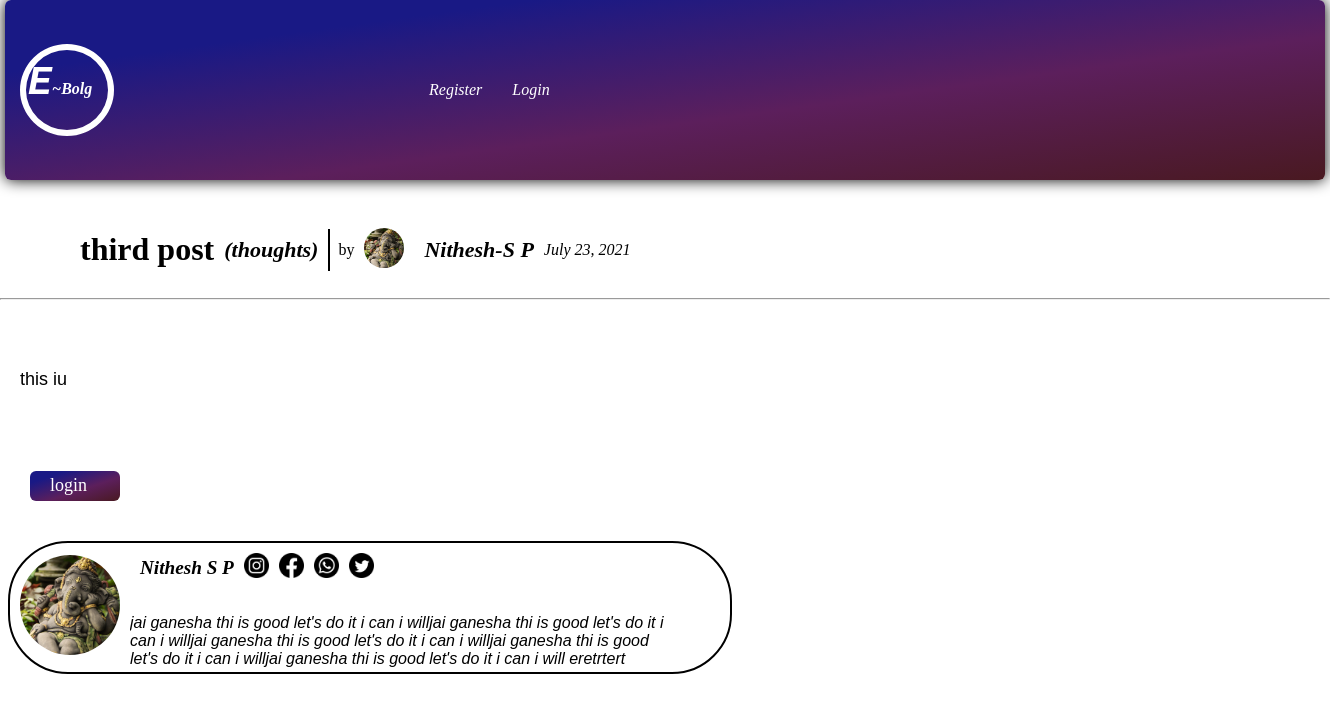
Screenshot of /post/2 with the database file from the repository.
### myeblog/models.py (models this page shows, shortened)
class Post(models.Model):
    title = models.CharField(max_length=200)
    header_image = models.ImageField(blank=True, null=True,upload_to='images/')
    title_tag = models.CharField(max_length=200,default="blog.god")
    author = models.ForeignKey(User, on_delete=models.CASCADE)
    body = models.TextField()
    post_date = models.DateField(auto_now_add=True)
    category = models.ForeignKey(Category, on_delete=models.CASCADE)
    snippet =models.CharField(max_length=200,default="this is world")
    likes = models.ManyToManyField(User,related_name='blog_post')
    def total_likes(self):
        return self.likes.count()

class Category(models.Model):
    name =  models.CharField(max_length=200)
    def __str__(self):
       return self.name

class Profile(models.Model):
    user = models.OneToOneField(User,null=True,on_delete=models.CASCADE)
    bio = models.TextField()
    profile_pic = models.ImageField(blank=True, null=True, upload_to='images/profile/')
    website_url = models.CharField(max_length=200,null=True,blank=True,default=None)
    whatsapp_url = models.CharField(max_length=200,null=True,blank=True,default=None)
    facebook_url = models.CharField(max_length=200,null=True,blank=True,default=None)
    insta_url = models.CharField(max_length=200,null=True,blank=True,default=None)
    twitter_url = models.CharField(max_length=200,null=True,blank=True,default=None)

### myeblog/views.py (the view)
# urls.py: path('post/<int:pk>',views.Post_Detail_view.as_view(),name='detail_view'),
class Post_Detail_view(DetailView):
    model = Post
    template_name = 'detail.html'
    def get_context_data(self,*args,**kwargs):
        context = super( Post_Detail_view,self).get_context_data()
        stuff = get_object_or_404(Post,id=self.kwargs['pk'])
        total_likes = stuff.total_likes()
        liked = False
        if stuff.likes.filter(id = self.request.user.id).exists():
          liked = True
        context['total_likes'] = total_likes
        context['liked'] = liked
        return context

### myeblog/templates/detail.html (shortened to what this page needs)
<!DOCTYPE html>
<html lang="en">
<head>
</head>
<body>
    {% extends 'base.html' %}
    {%  load static %}
    {% block content %}
    <div class="Title">
      <a href="{% url 'detail_view' post.pk %}" class="siders"><h1 style="font-family: 'Lucida Sans Unicode';">{{post.title}}</h1></a>
      <a href="{%  url 'category' post.category|slugify  %}" class="siders1">({{post.category}})</a>
    <div class="straight-line"></div> &nbsp; by
       {% if post.author.profile.profile_pic %}
       <a href="{% url 'show_profile' post.author.profile.id %}"><img class="siders1" src="{{ post.author.profile.profile_pic.url }}"  width="40px" height="40px" alt="" style="border-radius: 50%;"></a>
        {% else %}
        <a href="{% url 'show_profile' post.author.profile.id %}"><img class="siders1" src="{% static 'myeblog/images/default_person.jpg' %}"  width="40px" height="40px" alt="" style="border-radius: 50%;"></a>
        {% endif %}
       <p class="siders1">{{post.author.first_name}}-{{post.author.last_name}}</p>
      <span style="font-style: italic;">{{post.post_date}}</span>
    </div>
    <hr>
    <div class="detail-container">
       <br>
       <pre><p class="content">{{post.body}}</p></pre>
    </div>
    {% if user.is_authenticated %}
      {% if post.author.id == user.id %}
      <div class="botton-container">
        <a href="{% url 'post_edit' post.pk %}"><div class="botton" style="width: 100px; background: rgb(134, 22, 134);">Edit post</div></a>
        <a href="{% url 'post_delete' post.pk %}"><div class="botton" style="background-color: rgb(216, 44, 44); width: 100;">Delete post</div></a>
        {% endif %}
        <form action="{% url 'like_post' post.id %}" method="POST">
           {% csrf_token  %}
           {% if user.is_authenticated %}
             {% if liked %}
                  <button class="btn-like" type="submit" name="post_id" value="{{ post.id }}"  style=" height: 40px; width: 40px; border: 0; "><img src="{% static 'myeblog/images/instagram-red-heart3.jpg'%}" alt="" width="30px" height="30px" style=" border-radius: 50%; border: 1px solid rgb(65, 63, 63)"></button>
             {%  else %}
                  <button  class="btn-like" type="submit" name="post_id" value="{{ post.id }}"  style=" height: 40px; width: 40px; border:0; "><img src="{% static 'myeblog/images/instagram-heart.png'%}" alt="" width="30px" height="30px" style=" border-radius: 50%; border: 1px solid rgb(65, 63, 63) "></button>
             {% endif %}
           {% endif %}
       &nbsp; {{ total_likes  }} likes
        <br>
        </form>
      </div>
    {% else %}
      <a href="{% url 'login'  %}" class="botton" style="width: 70px; background: linear-gradient(to right bottom ,rgb(25, 25, 133)20%,rgb(92, 31, 92),rgb(73, 25, 33)); color: white;" >login</a>
    {% endif %}
  <div class="red">
    {% if post.author.profile.profile_pic  %}
    <a class="upper-profile-content" href="{% url 'show_profile' post.author.profile.id %}" ><img src="{{ post.author.profile.profile_pic.url }}"  width="100px" height="100px" alt="" style="border-radius: 50%;" ></a>
{% else %}
    <a class="upper-profile-content" href="{% url 'show_profile' post.author.profile.id %}" ><img src="{% static 'myeblog/images/default_person.jpg' %}"  width="100px" height="100px" alt="" style="border-radius: 50%; border: 1px solid;" ></a>
{% endif %}
    <div class="profile-container">
      <div class="upper-profile">
        <p class="upper-profile-content1">{{ post.author.first_name }}  {{ post.author.last_name }}</p>
        <a class="upper-profile-content1" href="{{ post.author.profile.insta_url }}" ><img src="{% static 'myeblog/images/instagram.png' %}" alt="" width="25px" height="25px"></a>
        <a class="upper-profile-content1" href="{{ post.author.profile.facebook_url }}" ><img src="{% static 'myeblog/images/facebook.png' %}" alt="" width="25px" height="25px"></a>
        <a class="upper-profile-content1" href="{{ post.author.profile.whatsapp_url }}" ><img src="{% static 'myeblog/images/whatsapp.png' %}" alt="" width="25px" height="25px"></a>
        <a class="upper-profile-content1" href="{{ post.author.profile.twitter_url }}" ><img src="{% static 'myeblog/images/twitter.png' %}" alt="" width="25px" height="25px"></a>
      </div>
      <div class="lowwer-profile">
        <p class="profile-bio-container">{{post.author.profile.bio}}</p>
      </div>
      </div>
  </div>
  <br>
  <br>
    {% endblock content %}

### static/myeblog/css/design.css (style rules this page uses)
body { padding: 0; margin: 0; }
.Title { display: flex; margin-left: 30px; margin-top: 30px; align-items: center ; }
.siders1 { display: inline-flex; margin-left:10px; margin-right:10px; font-weight: bold; font-style: italic; text-decoration: none; font-size:22px; color: black; }
.siders { display: inline-flex; text-decoration: none; margin-left:50px; color: black; }
.straight-line { width: 0px; height:40px; border: 1px solid black; }
.detail-container { margin: 20px; width: 1300px; display: block; overflow: hidden; }
.content { display: inline-block; align-items: center; text-align: justify; font-size: large; font-weight:normal; font-family: Arial, "Helvetica Neue", Helvetica, sans-serif; }
a { text-decoration: none; }
.botton { border-radius: 6px; display: inline-flex; height: 30px; width: 130px; margin: 30px; font-size: large; background: rgb(134, 219, 134); align-items: center; padding-left:20px ; color:black; }
.profile-container { margin-top: 25px; margin-left: 10px; height: 104px; width: 550px; }
.upper-profile { display: flex; align-items: center; position: relative; bottom: 30px; }
.upper-profile-content1 { margin-left: 10px; font-style: italic; font-weight: bold; font-size: larger; }
.upper-profile-content { margin-left: 10px; }
.red { margin-top: 10px; margin-left: 8px; display: flex; align-items: center; border: 2px solid black; width: 720px; border-radius: 60px; }
.lowwer-profile { display: flex; align-items: center; position: relative; bottom: 30px; overflow: hidden; }
.profile-bio-container { overflow: hidden; font-style: italic; font-family: Arial, Helvetica, sans-serif; }

### rows the page displays
Post: title "third post", category "thoughts", author.profile.profile_pic (picture), author.first_name "Nithesh", author.last_name "S P", post_date "July 23, 2021", body "this iu", author.profile.bio "jai ganesha thi is good let's do it i can i willjai ganesha thi is good let's do it i can i willjai ganesha thi is good let's do it i can i willjai ganesha thi is good let's do it i can i willjai ganesha thi is good let's do it i can i will eretrtert"
